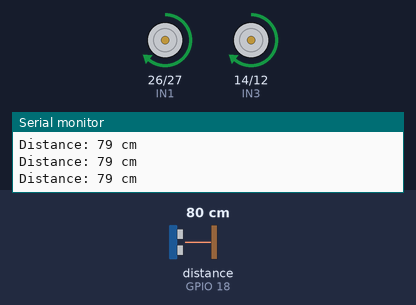
Bench run of a sketch on a simulated ESP32. Parts: motor-driver pin pairs drawn as motors (green arrow = first pin HIGH = forward, orange = second pin HIGH = backward, longer = more drive, scaled by the enable pin), the last lines printed to the serial monitor. Wiring (inferred from the names in the program): ultrasonic range finder: trigger GPIO 5; echo GPIO 18. Inputs (shaded band) come from the test bench; at power-on: distance to the obstacle (sensor on GPIO 18) 80 cm. The echo pulse lasts 58.3 µs per cm.

Above: at 1.2 s.
1.3 s: distance to the obstacle (sensor on GPIO 18) set to 22 cm
2.8 s: distance to the obstacle (sensor on GPIO 18) set to 18 cm
At 3.2 s:
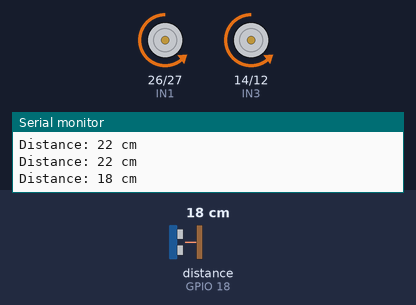
At 3.9 s:
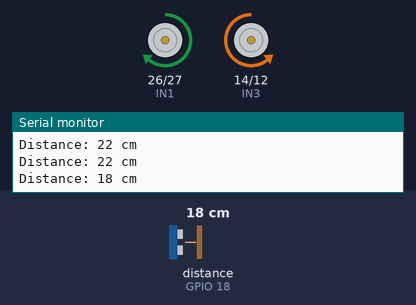
Timing chart, 0 to 11.8 s (numbered marks = the images above; inputs shaded):
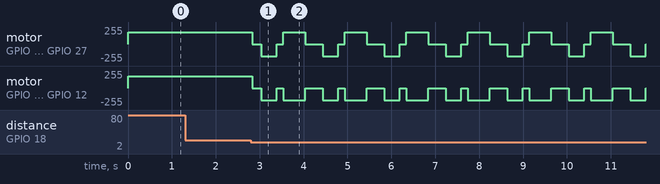

Measured:
- the behaviour switches between 21 and 20 cm on distance to the obstacle (sensor on GPIO 18) (found by bisection; images 0 and 1)

The sketch:

Code.ino
```cpp
// ======================================================
// 4-Wheel Obstacle Avoiding Robot
// ESP32 + HC-SR04 + L298N
// ======================================================

// ---------- L298N Motor Driver ----------
#define ENA 25
#define IN1 26
#define IN2 27

#define ENB 13
#define IN3 14
#define IN4 12

// ---------- Ultrasonic Sensor ----------
#define TRIG_PIN 5
#define ECHO_PIN 18

// ---------- Motor Speed ----------
int motorSpeed = 180;   // 0 - 255

// ---------- Obstacle Distance ----------
int obstacleDistance = 20;   // cm


// ======================================================
// SETUP
// ======================================================

void setup() {

  Serial.begin(115200);

  // Motor pins
  pinMode(ENA, OUTPUT);
  pinMode(IN1, OUTPUT);
  pinMode(IN2, OUTPUT);

  pinMode(ENB, OUTPUT);
  pinMode(IN3, OUTPUT);
  pinMode(IN4, OUTPUT);

  // Ultrasonic pins
  pinMode(TRIG_PIN, OUTPUT);
  pinMode(ECHO_PIN, INPUT);

  stopRobot();

  Serial.println("Obstacle Avoiding Robot Started");
}


// ======================================================
// LOOP
// ======================================================

void loop() {

  long distance = getDistance();

  Serial.print("Distance: ");
  Serial.print(distance);
  Serial.println(" cm");


  // --------------------------------------------------
  // If obstacle is detected
  // --------------------------------------------------

  if (distance > 0 && distance <= obstacleDistance) {

    stopRobot();
    delay(200);

    // Move backward a little
    moveBackward();
    delay(350);

    stopRobot();
    delay(150);

    // Turn right
    turnRight();
    delay(500);

    stopRobot();
    delay(150);
  }

  // --------------------------------------------------
  // No obstacle
  // --------------------------------------------------

  else {

    moveForward();
  }

  delay(50);
}


// ======================================================
// ULTRASONIC DISTANCE
// ======================================================

long getDistance() {

  // Make sure TRIG is LOW
  digitalWrite(TRIG_PIN, LOW);
  delayMicroseconds(2);

  // Send 10 us pulse
  digitalWrite(TRIG_PIN, HIGH);
  delayMicroseconds(10);
  digitalWrite(TRIG_PIN, LOW);

  // Measure echo time
  long duration = pulseIn(ECHO_PIN, HIGH, 30000);

  // If no echo
  if (duration == 0) {
    return -1;
  }

  // Convert time to distance
  long distance = duration * 0.0343 / 2;

  return distance;
}


// ======================================================
// MOVE FORWARD
// ======================================================

void moveForward() {

  // Left side
  digitalWrite(IN1, HIGH);
  digitalWrite(IN2, LOW);

  // Right side
  digitalWrite(IN3, HIGH);
  digitalWrite(IN4, LOW);

  analogWrite(ENA, motorSpeed);
  analogWrite(ENB, motorSpeed);
}


// ======================================================
// MOVE BACKWARD
// ======================================================

void moveBackward() {

  // Left side
  digitalWrite(IN1, LOW);
  digitalWrite(IN2, HIGH);

  // Right side
  digitalWrite(IN3, LOW);
  digitalWrite(IN4, HIGH);

  analogWrite(ENA, motorSpeed);
  analogWrite(ENB, motorSpeed);
}


// ======================================================
// TURN RIGHT
// ======================================================

void turnRight() {

  // Left side forward
  digitalWrite(IN1, HIGH);
  digitalWrite(IN2, LOW);

  // Right side backward
  digitalWrite(IN3, LOW);
  digitalWrite(IN4, HIGH);

  analogWrite(ENA, motorSpeed);
  analogWrite(ENB, motorSpeed);
}


// ======================================================
// TURN LEFT
// ======================================================

void turnLeft() {

  // Left side backward
  digitalWrite(IN1, LOW);
  digitalWrite(IN2, HIGH);

  // Right side forward
  digitalWrite(IN3, HIGH);
  digitalWrite(IN4, LOW);

  analogWrite(ENA, motorSpeed);
  analogWrite(ENB, motorSpeed);
}


// ======================================================
// STOP
// ======================================================

void stopRobot() {

  digitalWrite(IN1, LOW);
  digitalWrite(IN2, LOW);

  digitalWrite(IN3, LOW);
  digitalWrite(IN4, LOW);

  analogWrite(ENA, 0);
  analogWrite(ENB, 0);
}
```
